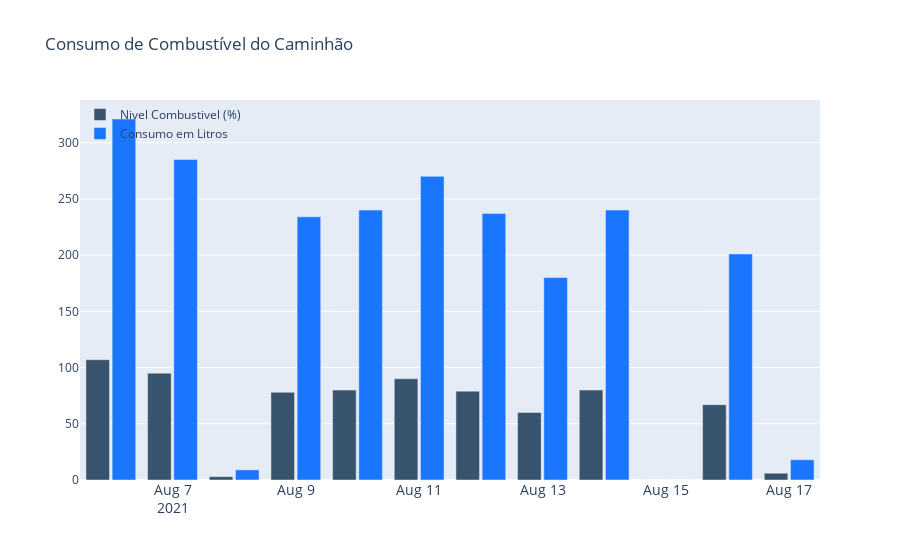

This figure's notebook cell:
### Markdown cell above
Dados do Caminhão:
 - Modelo: Mercedes 2423k (mb 2423)
 - Bateria (qtde x Ah/V): 2 x 135/12
 - Volume Caçamba: 12 m³
 - Velocidade Máxima: 82 Km/h
 - Capacidade Subida (em mov.): 55% * 23t
 - Capacidade Subida (parado): 39% * 23t
 - Carga Máxima útil: 16,050 t
 - Capacidade Combustível: 210 L

### Code cell
df_data = df.loc[(df['imei'] == caminhao)]
df_data.loc[:,'date_created'] = pd.to_datetime(df_data['date_created'])
df_data = df_data.set_index('date_created')
df_data = df_data.loc['2021-08-06':]

df_comb = df_data.copy()
litragem = 300
df_max = df_comb.groupby(pd.Grouper(freq='86400s')).max().fillna(0)
df_min = df_comb.groupby(pd.Grouper(freq='86400s')).min().fillna(0)
df_comb = df_comb.groupby(pd.Grouper(freq='86400s')).max().fillna(0)
diff_fuel = df_max['fuel'] - df_min['fuel']
df_comb['diff_fuel'] = diff_fuel
df_comb['consumo'] = (diff_fuel*litragem)/100
# print(df_comb.loc[:, ['diff_fuel', 'consumo']])

fig = go.Figure()
fig.add_trace(go.Bar(x=df_comb.index,
                y=df_comb['diff_fuel'],
                name='Consumo de Combustivel (%)',
                marker_color='rgb(55, 83, 109)'
                ))
fig.add_trace(go.Bar(x=df_comb.index,
                y=df_comb['consumo'],
                name='Consumo em Litros',
                marker_color='rgb(26, 118, 255)'
                ))

fig.update_layout(
    title='Consumo de Combustível do Caminhão',
    xaxis_tickfont_size=14,
    legend=dict(
        x=0,
        y=1.0,
        bgcolor='rgba(255, 255, 255, 0)',
        bordercolor='rgba(255, 255, 255, 0)'
    ),
    barmode='group',
    bargap=0.15, # gap between bars of adjacent location coordinates.
    bargroupgap=0.1 # gap between bars of the same location coordinate.
)
fig.show()

### Figure 1 — Plotly figure (JSON) as saved in the notebook; plotly's stock layout.template omitted (floating-point values rounded to 4 significant figures)
{"data": [{"marker": {"color": "rgb(55, 83, 109)"}, "name": "Nivel Combustivel (%)", "type": "bar", "x": ["2021-08-06T00:00:00", "2021-08-07T00:00:00", "2021-08-08T00:00:00", "2021-08-09T00:00:00", "2021-08-10T00:00:00", "2021-08-11T00:00:00", "2021-08-12T00:00:00", "2021-08-13T00:00:00", "2021-08-14T00:00:00", "2021-08-15T00:00:00", "2021-08-16T00:00:00", "2021-08-17T00:00:00"], "y": [107, 95, 3, 78, 80, 90, 79, 60, 80, 0, 67, 6]}, {"marker": {"color": "rgb(26, 118, 255)"}, "name": "Consumo em Litros", "type": "bar", "x": ["2021-08-06T00:00:00", "2021-08-07T00:00:00", "2021-08-08T00:00:00", "2021-08-09T00:00:00", "2021-08-10T00:00:00", "2021-08-11T00:00:00", "2021-08-12T00:00:00", "2021-08-13T00:00:00", "2021-08-14T00:00:00", "2021-08-15T00:00:00", "2021-08-16T00:00:00", "2021-08-17T00:00:00"], "y": [321, 285, 9, 234, 240, 270, 237, 180, 240, 0, 201, 18]}], "layout": {"bargap": 0.15, "bargroupgap": 0.1, "barmode": "group", "legend": {"bgcolor": "rgba(255, 255, 255, 0)", "bordercolor": "rgba(255, 255, 255, 0)", "x": 0, "y": 1}, "title": {"text": "Consumo de Combustível do Caminhão"}, "xaxis": {"tickfont": {"size": 14}}}}
